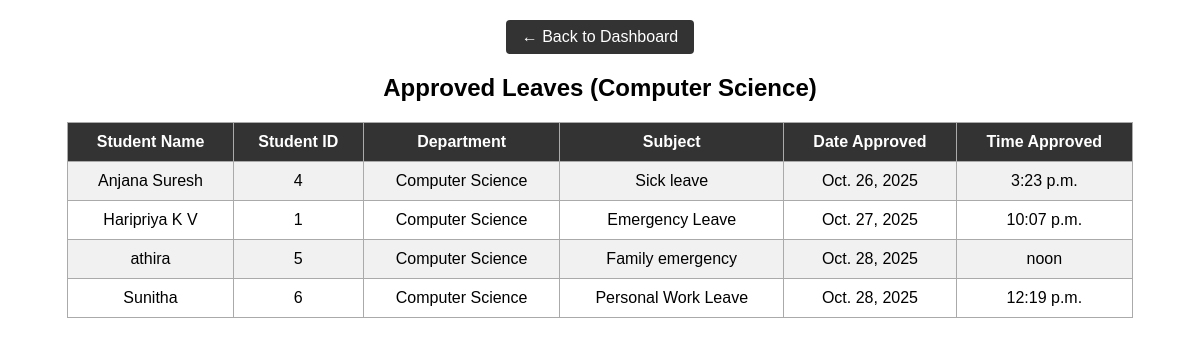
Page /approved_leave/ (signed in) on the committed database.
### lmsapp/models.py (models this page shows, shortened)
class teacher(models.Model):
    name = models.CharField(max_length=50)
    subject = models.CharField(max_length=50)
    department = models.CharField(max_length=50)
    email = models.CharField(max_length=50)
    phone= models.IntegerField()
    username = models.CharField(max_length=50)
    password = models.CharField(max_length=50)
    is_approved = models.BooleanField(default=False)

class leave(models.Model):
    student = models.ForeignKey(student, on_delete=models.CASCADE)
    subject = models.CharField(max_length=100)
    content = models.TextField()
    date_applied = models.DateField(auto_now_add=True)
    time_applied = models.TimeField(auto_now_add=True)
    status = models.CharField(max_length=20, default='Pending')

class student(models.Model):
    name = models.CharField(max_length=50)
    year = models.CharField(max_length=50)
    department = models.CharField(max_length=50)
    email = models.CharField(max_length=50)
    phone= models.IntegerField()
    username = models.CharField(max_length=50)
    password = models.CharField(max_length=50)

### lmsapp/views.py (the view)
# urls.py: path('approved_leave/', views.approved_leave, name='approved_leave'),
def approved_leave(request):
    teacher_id = request.session.get('id')
    if not teacher_id:
        return redirect('teacherlogin')
    teacher_obj = teacher.objects.get(id=teacher_id)
    approved_leaves = leave.objects.filter(student__department=teacher_obj.department, status='Approved')
    return render(request, 'approved_leave.html', {
        'leaves': approved_leaves,
        'department': teacher_obj.department
    })

### templates/approved_leave.html (shortened to what this page needs)
<!DOCTYPE html>
<html lang="en">
<head>
</head>
<body>
    <a href="{% url 'teacherdashboard' %}" class="back-btn">← Back to Dashboard</a>
    <h2>Approved Leaves ({{ department }})</h2>
    {% if leaves %}
    <table>
        <tr>
            <th>Student Name</th>
            <th>Student ID</th>
            <th>Department</th>
            <th>Subject</th>
            <th>Date Approved</th>
            <th>Time Approved</th>
        </tr>
        {% for leave in leaves %}
        <tr>
            <td>{{ leave.student.name }}</td>
            <td>{{ leave.student.id }}</td>
            <td>{{ leave.student.department }}</td>
            <td>{{ leave.subject }}</td>
            <td>{{ leave.date_applied }}</td>
            <td>{{ leave.time_applied }}</td>
        </tr>
        {% endfor %}
    </table>
    {% else %}
    <p style="text-align:center;">No approved leaves yet.</p>
    {% endif %}
</body>
</html>

### templates/approved_leave.html (style rules this page uses)
body { font-family: Arial, sans-serif; }
h2 { text-align: center; margin-top: 20px; }
table { width: 90%; margin: 20px auto; border-collapse: collapse; }
th, td { border: 1px solid #aaa; padding: 10px; text-align: center; }
th { background-color: #333; color: white; }
tr:nth-child(even) td { background-color: #f1f1f1; }
.back-btn { display: block; width: fit-content; margin: 20px auto; padding: 8px 16px; background-color: #333; color: white; text-decoration: none; border-radius: 4px; }

### rows in the picture
teacher: department "Computer Science"
leave: student.name "Anjana Suresh", student.id "4", student.department "Computer Science", subject "Sick leave", date_applied "Oct. 26, 2025", time_applied "3:23 p.m."
leave: student.name "Haripriya K V", student.id "1", student.department "Computer Science", subject "Emergency Leave", date_applied "Oct. 27, 2025", time_applied "10:07 p.m."
leave: student.name "athira", student.id "5", student.department "Computer Science", subject "Family emergency", date_applied "Oct. 28, 2025", time_applied "noon"
leave: student.name "Sunitha", student.id "6", student.department "Computer Science", subject "Personal Work Leave", date_applied "Oct. 28, 2025", time_applied "12:19 p.m."
